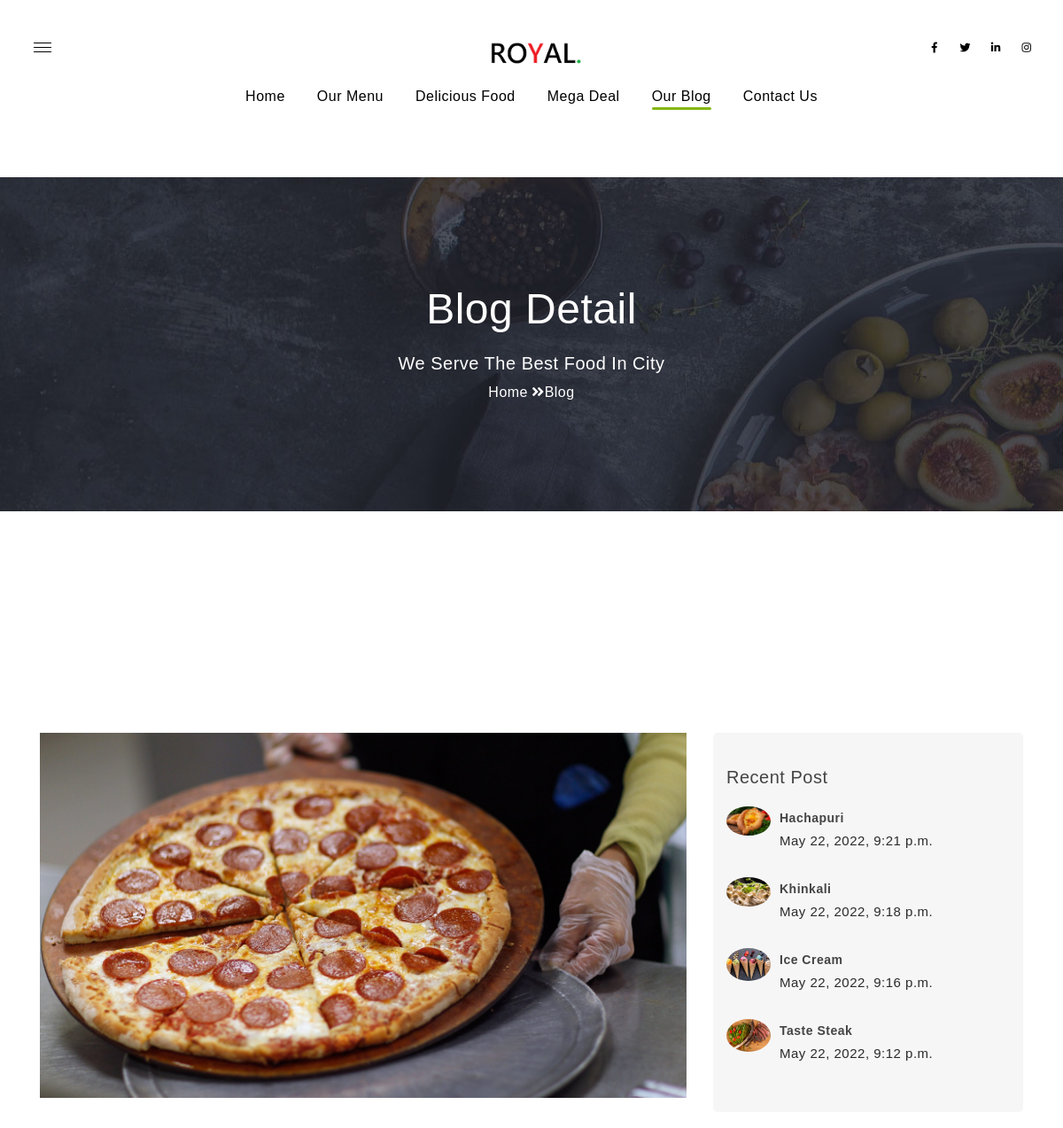
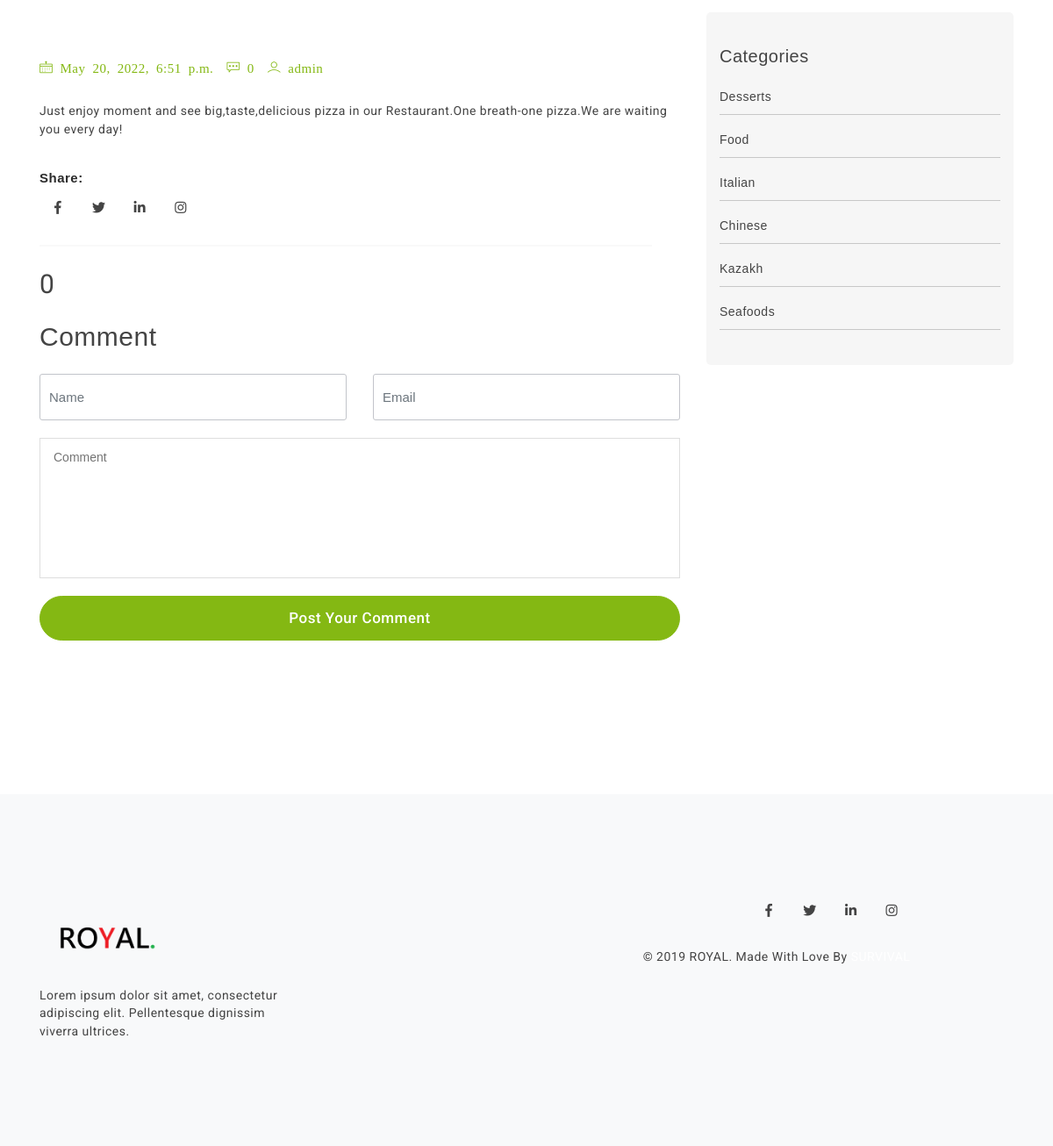
Screenshot of /blog_one/ with the database file from the repository (2 pictures, top to bottom).
### booking/models.py (models this page shows, shortened)
class Posts(models.Model):
    photo = models.ImageField(upload_to='photos/%Y/%m/%d/', blank=True)
    title=models.CharField(default=None, max_length=64,)
    slug=models.SlugField(max_length=200, unique=True)
    author=models.ForeignKey(User,on_delete=models.CASCADE, related_name='blog_posts')
    created_on=models.DateTimeField(auto_now_add=True)
    content=models.TextField()
    class Meta:
        ordering=['-created_on']

class Category(models.Model):
    category_id = models.IntegerField()
    title = models.CharField(max_length=150, db_index=True, verbose_name='Наименование категории')

### booking/views.py (the view, shortened to what this page needs)
# urls.py: path('<slug:slug>/', blog_detail, name='post_detail'),
def blog_detail(request, slug):
    posts = Posts.objects.all()
    categ = Category.objects.all().annotate(total_categ=Count('title'))
    created_by = request.user
    post=Posts.objects.get(slug=slug)
    c = Comment.objects.filter(post=post).count()
    dict = {'post': post, 'c': c,'posts':posts, 'categ':categ}
    form=None
    return render(request, 'booking/blog-detail.html',dict)

### booking/templates/booking/blog-detail.html (shortened to what this page needs)
﻿<!DOCTYPE html>
{%load static%}
<html lang="en">
<head>
     <link rel="stylesheet" href="{% static 'booking\css\bundle.min.css' %}">
     <link rel="stylesheet" href="{% static 'booking\css\revolution-settings.min.css' %}">
    <link rel="stylesheet" href="{% static 'booking\css\jquery.fancybox.min.css' %}">
    <link rel="stylesheet" href="{% static 'booking\css\owl.carousel.min.css' %}">
    <link rel="stylesheet" href="{% static 'booking\css\swiper.min.css' %}">
    <link rel="stylesheet" href="{% static 'booking\css\cubeportfolio.min.css' %}">
    <link rel="stylesheet" href="{% static 'booking\css\LineIcons.min.css' %}">
    <link rel="stylesheet" href="{% static 'booking\css\jquery-ui.bundle.css' %}">
      <link rel="stylesheet" href="{% static 'booking\css\select2.min.css' %}">
   <link rel="stylesheet" href="{% static 'booking\css\style.css' %}">
</head>
<body data-spy="scroll" data-target=".navbar" data-offset="90" class="position-relative">
<div class="wrapper">
    <header class="header-with-topbar style-two">
        <div class="top-header-area d-none d-lg-inline-block transparent-bg center-logo">
            <div class="container">
                <div class="row">
                    <a href="#home" class="logo link" title="logo">
                        <img src= "{% static 'booking\img\lo.png' %}" alt="logo" title="Logo" class="logo-default">
                    </a>
                </div>
            </div>
        </div>
        <nav class="navbar navbar-top-default navbar-expand-lg full-nav center-logo nav-line">
            <div class="container">
                <div class="collapse navbar-collapse d-none d-lg-block">
                    <ul class="nav navbar-nav">
                        <li class="nav-item">
                            <a class="nav-link link" href="{% url 'home' %}">Home</a>
                        </li>
                        <li class="nav-item">
                            <a class="nav-link link" href="{% url 'home' %}">Our Menu</a>
                        </li>
                        <li class="nav-item">
                            <a class="nav-link link" href="{% url 'home' %}">Delicious Food</a>
                        </li>
                    </ul>
                    <ul class="nav navbar-nav">
                        <li class="nav-item">
                            <a class="nav-link link" href="{% url 'home' %}">Mega Deal</a>
                        </li>
                        <li class="nav-item">
                            <a class="nav-link link active" href="{% url 'blog' %}">Our Blog</a>
                        </li>
                        <li class="nav-item">
                            <a class="nav-link link" href="{% url 'home' %}">Contact Us</a>
                        </li>
                    </ul>
                </div>
                <div class="social_icons d-none d-md-block">
                    <ul>
                        <li><a href="#." class="facebook-bg-hvr"><i class="fab fa-facebook-f" aria-hidden="true"></i></a> </li>
                        <li><a href="#." class="twitter-bg-hvr"><i class="fab fa-twitter" aria-hidden="true"></i></a> </li>
                        <li><a href="#." class="linkedin-bg-hvr"><i class="fab fa-linkedin-in" aria-hidden="true"></i></a> </li>
                        <li><a href="#." class="instagram-bg-hvr"><i class="fab fa-instagram" aria-hidden="true"></i></a> </li>
                    </ul>
                </div>
                <div class="side-nav-btn" id="sidemenu_toggle">
                    <span></span>
                    <span></span>
                    <span></span>
                </div>
            </div>
        </nav>
    </header>
    <section class="blog-header">
        <div class="container">
            <div class="row">
                <div class="col-lg-12">
                    <h2 class="text-capitalize mb-20 text-center text-white">Blog <span class="text-white">Detail</span></h2>
                    <h5 class="text-white text-center">We Serve The Best Food In City</h5>
                    <div class="page_nav">
                        <a href="blog.html" class="text-white blog-15">Home</a> <span class="text-white blog-15"><i class="fa fa-angle-double-right text-white"></i>Blog</span>
                    </div>
                </div>
            </div>
        </div>
    </section>
    <section class="our-client">
        <div class="container">
            <div class="row heading-space">
            </div>
            <div class="row">
                <div class="col-12 col-lg-8">
                    <article class="blog_item heading_space item_padding">
                        <div class="image-blog pb-20">
                            <img src="{{post.photo.url}}" alt="blog">
                        </div>
                        <div class="reser-blog">
                        <h3 class="grey my-3"> <span class="text-gradient">{{post.title}}</span> </h3>
                        </div>
                        <div class="comment-text py-2">
                            <ul class="comment mb-20">
                                <li><a class="#."><i class="lni-calendar"> {{post.created_on}}</i></a></li>
                                <li><a class="#."><i class="lni-comment"> {{c}}</i></a></li>
                                <li><a class="#."><i class="lni-user"> {{post.author}}</i></a></li>
                            </ul>
                        </div>
                        <p class="para-color-2 align-left text-11 mb-20">{{post.content}}</p>
                    </article>
                    <div class="post-shareit share-center text-11">
                        <strong class="d-inline-block align-middle mb-2">Share:</strong>
                        <div class="contact-social-icon pb-10">
                            <ul class="social-icons mb-0">
                                <li><a href="#." class="facebook-bg-hvr"><i class="fab fa-facebook-f" aria-hidden="true"></i></a> </li>
                                <li><a href="#." class="twitter-bg-hvr"><i class="fab fa-twitter" aria-hidden="true"></i></a> </li>
                                <li><a href="#." class="linkedin-bg-hvr"><i class="fab fa-linkedin-in" aria-hidden="true"></i></a> </li>
                                <li><a href="#." class="instagram-bg-hvr"><i class="fab fa-instagram" aria-hidden="true"></i></a> </li>
                            </ul>
                        </div>
                    </div>
                    <div class="hr-line2 mb-20"></div>
                    <article>
                        <div class="reser-blog">
                        <h3 class="text-capitalize mb-20 Roboto">{{c}} <span class="text-gradient">Comments</span></h3>
                        </div>
                        <h3 class="my-4 center-leave">Comment</h3>
                       <form class="findus wow fadeInUp" data-wow-delay="400ms" method="POST" action="{% url 'add_comment' post.slug %}" >
                            <div class="row">
                                <div class="col-md-6">
                                    <div class="form-group mb-20">
                                        <input type="text" class="form-control para-color" placeholder="Name" name="Name" required="" >
                                    </div>
                                </div>
                                <div class="col-md-6">
                                    <div class="form-group">
                                        <input type="email" class="form-control para-color" placeholder="Email" name="Email" required="">
                                    </div>
                                </div>
                                <div class="col-md-12">
                                    <textarea placeholder="Comment" name="Comment"></textarea>
                                    <div class="text-1 text-11 margin-sm">
                                        <button type="submit" class="btn btn-green btn-large rev-slider btn-rounded w-100">post your comment</button>
                                    </div>
                                </div>
                            </div>
                        </form>
                    </article>
                </div>
                <div class="col-12 col-lg-4">
                    <div class="text-left">
                        <aside class="sidebar padding-bottom">
                            <div class="widget heading_space">
                                <h4 class="text-capitalize darkcolor bottom20 align-left text-11">Recent Post</h4>
                                 {%for i in posts|slice:"0:4"%}
                                <div class="single_post d-flex align-items-center bottom15 justify-content-center justify-content-lg-start align-items-lg-start">
                                    <a href="#." class="post"><img src="{{i.photo.url}}" alt="post image"></a>
                                    <div class="text-1">
                                        <a class="a-recent text-capitalize" href="#.">{{i.title}}</a>
                                        <span class="para-color">{{i.created_on}}</span>
                                    </div>
                                </div>
{%endfor%}
                            </div>
                            <div class="widget heading_space margin0">
                                <h4 class="darkcolor bottom20 align-left text-11">Categories</h4>
                                {%for cat in categ%}
                                <ul class="webcats pb-10">
                                    <li><a class="a-recent" href="#.">{{cat.title}}</a></li>
                                </ul>
                                {%endfor%}
                            </div>
                        </aside>
                    </div>
                </div>
            </div>
        </div>
    </section>
    <footer class="footer-sec bg-light">
        <div class="container">
            <div class="row">
                <div class="col-md-6">
                    <div class="footer-logo">
                        <div class="logo-max">
                            <a href="#home" class="logo link" title="logo">
                                <img src="{% static 'booking\img\lo.png' %}" alt="logo" title="Logo" class="logo-default">
                            </a>
                        </div>
                        <p class="footer-width pt-20">Lorem ipsum dolor sit amet, consectetur adipiscing elit. Pellentesque dignissim viverra ultrices.</p>
                    </div>
                </div>
                <div class="col-md-6 col-sm-12 justify-content-center d-flex">
                    <div class="footer-para">
                        <div class="contact-social-icon pb-10">
                            <ul class="social-icons mb-0">
                                <li><a href="#." class="facebook-bg-hvr"><i class="fab fa-facebook-f" aria-hidden="true"></i></a> </li>
                                <li><a href="#." class="twitter-bg-hvr"><i class="fab fa-twitter" aria-hidden="true"></i></a> </li>
                                <li><a href="#." class="linkedin-bg-hvr"><i class="fab fa-linkedin-in" aria-hidden="true"></i></a> </li>
                                <li><a href="#." class="instagram-bg-hvr"><i class="fab fa-instagram" aria-hidden="true"></i></a> </li>
                            </ul>
                        </div>
                        <p class="copyright-para">© 2019 ROYAL. Made With Love By <a href="javascript:void(0);" class="grey"> SURVIVAL</a></p>
                    </div>
                </div>
            </div>
        </div>
    </footer>
</div>
</body>
</html>

### rows the page displays
Posts: photo (picture), created_on "May 20, 2022, 6:51 p.m.", author "admin", content "Just enjoy moment and see big,taste,delicious pizza in our Restaurant.One breath-one pizza.We are waiting you every day!"
Posts: photo (picture), title "Hachapuri", created_on "May 22, 2022, 9:21 p.m."
Posts: photo (picture), title "Khinkali", created_on "May 22, 2022, 9:18 p.m."
Posts: photo (picture), title "Ice Cream", created_on "May 22, 2022, 9:16 p.m."
Posts: photo (picture), title "Taste Steak", created_on "May 22, 2022, 9:12 p.m."
Category: title "Desserts"
Category: title "Food"
Category: title "Italian"
Category: title "Chinese"
Category: title "Kazakh"
Category: title "Seafoods"

### other values shown
{{ c }} "0"
